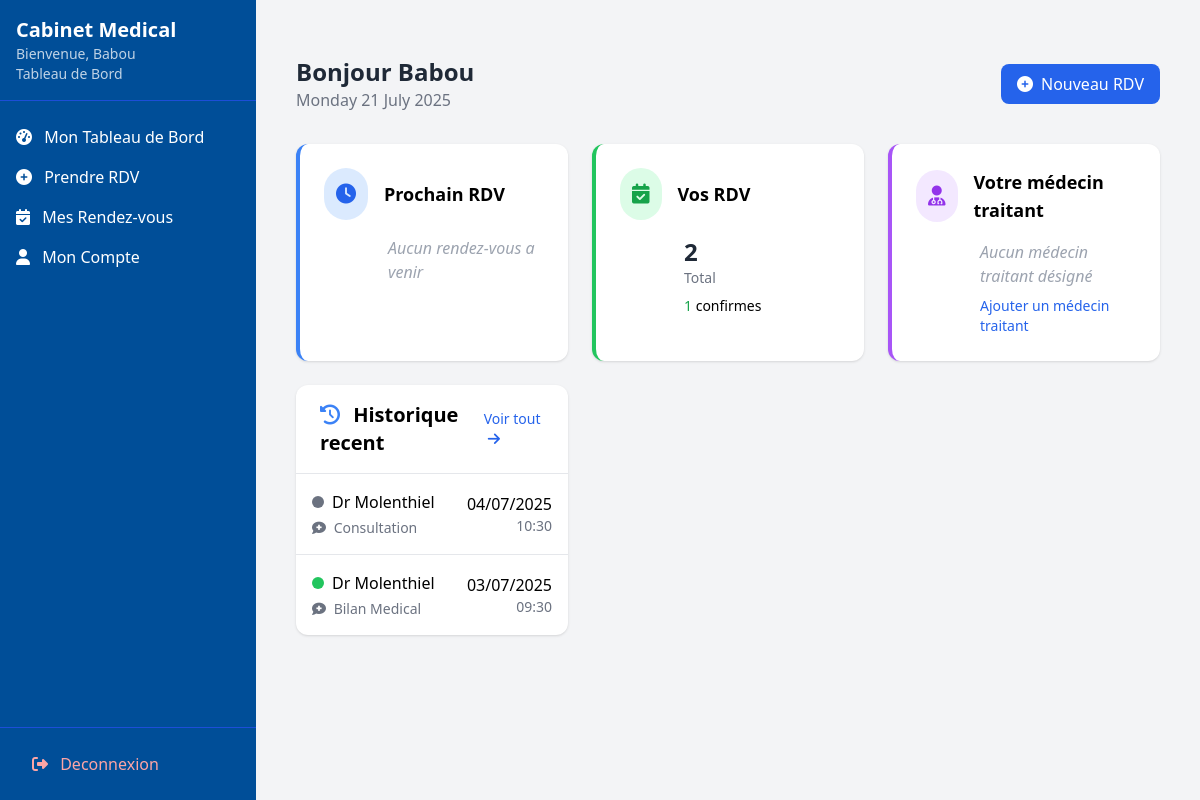
Before: /dashboard/patient/ (signed in) with the older database file.
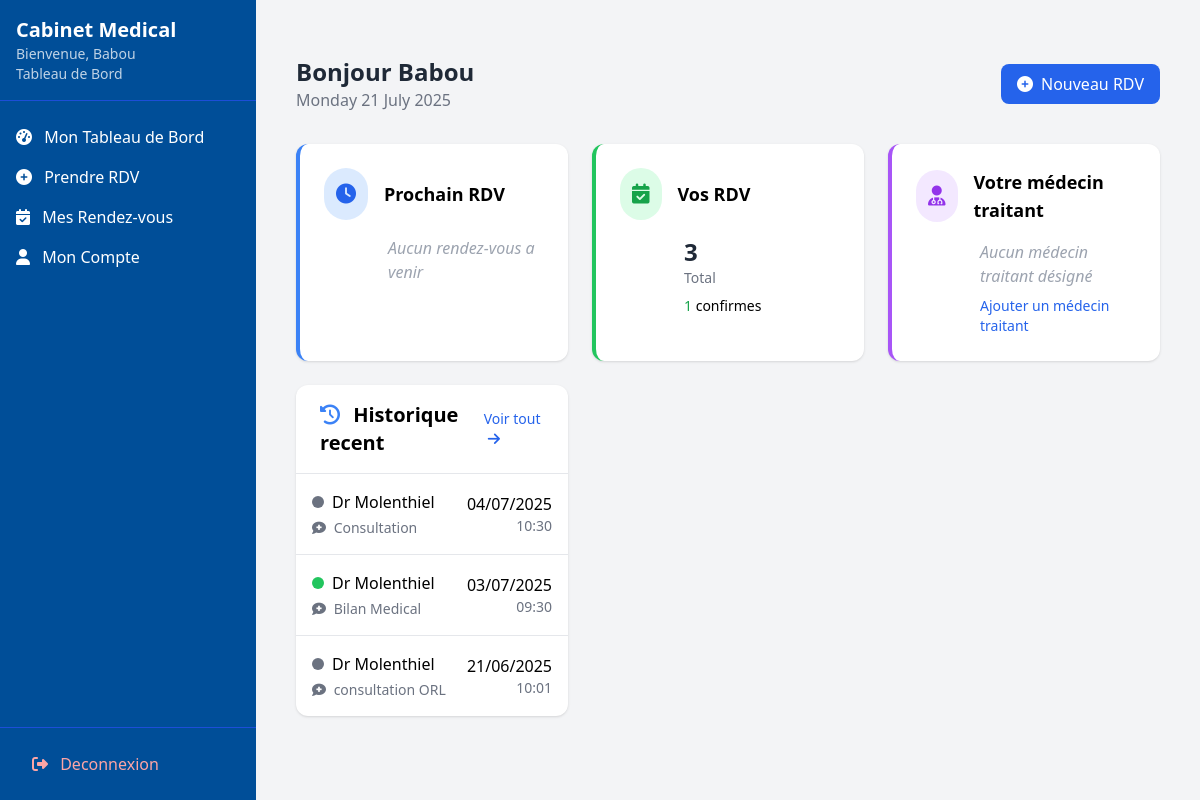
After: the same page with the newer database file.
### rendez_vous/models.py (models this page shows, shortened)
class RendezVous(models.Model):
    STATUT_CHOICES = [
        ('en_attente', 'En attente'),
        ('confirme', 'Confirmé'),
        ('refuse', 'Refusé'),
        ('annule', 'Annulé')
    ]
    docteur = models.ForeignKey(Docteur, on_delete=models.CASCADE, related_name='rendez_vous')
    patient = models.ForeignKey(Patient, on_delete=models.CASCADE, related_name='rendez_vous')
    titre = models.CharField(max_length=255)
    creneau = models.ForeignKey('CreneauHoraire', on_delete=models.CASCADE, null=True, blank=True)
    date = models.DateField()  #  conserver pour compatibilite
    heure = models.TimeField()  # conserver pour compatibilite
    statut = models.CharField(
        max_length=20,
        choices=STATUT_CHOICES,
        default='en_attente'
    )
    lieu = models.CharField(max_length=255, verbose_name="Lieu du rendez-vous")
    STATUT_CHOICES = [
        ('en_attente', 'En attente'),
        ('confirme', 'Confirmé'),
        ('refuse', 'Refusé'),
        ('annule', 'Annulé')
    ]
    docteur = models.ForeignKey(Docteur, on_delete=models.CASCADE, related_name='rendez_vous')
    patient = models.ForeignKey(Patient, on_delete=models.CASCADE, related_name='rendez_vous')
    titre = models.CharField(max_length=255)
    date = models.DateField()
    heure = models.TimeField()
    statut = models.CharField(
        max_length=20,
        choices=STATUT_CHOICES,
        default='en_attente'
    )
    lieu = models.CharField(max_length=255, verbose_name="Lieu du rendez-vous")
    class Meta:
        ordering = ['date', 'heure']
        verbose_name_plural = "Rendez-vous"

### utilisateurs/models.py (models this page shows, shortened)
class Docteur(models.Model):
    user = models.OneToOneField(User, on_delete=models.CASCADE, related_name='docteur_profile')
    specialite = models.ForeignKey(Specialite, on_delete=models.SET_NULL, null=True)
    est_approuve = models.BooleanField(default=False)  # Approuve par l'admin
    numero_licence = models.CharField(max_length=50, unique=True,null=True)
    bio = models.TextField(blank=True)
    experience = models.PositiveIntegerField(default=0)
    consultation_fee = models.DecimalField(max_digits=10, decimal_places=2, default=0.00)

class User(AbstractUser):
    username = None
    email = models.EmailField('email address', unique=True)
    nom = models.CharField(max_length=100)
    prenom = models.CharField(max_length=100)
    is_doctor_request = models.BooleanField(default=False)
    role = models.CharField(
        max_length=20,
        choices=[('patient', 'Patient'), ('docteur', 'Docteur'), ('admin', 'Administrateur')],
        default='patient'
    )
    telephone = models.CharField(max_length=20, blank=True, null=True)
    date_naiss = models.DateField(null=True, blank=True)
    adresse = models.TextField(blank=True)
    genre = models.CharField(max_length=1, choices=[('M', 'Masculin'), ('F', 'Féminin'), ('O', 'Autre')], blank=True)
    verification_code = models.CharField(max_length=6, null=True, blank=True)
    code_expires_at = models.DateTimeField(null=True, blank=True)  #  pour expiration
    USERNAME_FIELD = 'email'
    REQUIRED_FIELDS = ['nom', 'prenom']
    objects = UserManager()
    class Meta:
        db_table = 'utilisateurs_user'
    @property
    def docteur(self):
        """Propriete pour acceder au profil docteur de maniere coherente"""
        return self.docteur_profile
    @property
    def patient(self):
        return self.patient_profile

### utilisateurs/views.py (the view)
# urls.py: path('dashboard/patient/', views.patient_dashboard, name='patient_dashboard'),
@login_required
@user_passes_test(lambda u: u.role == 'patient')
def patient_dashboard(request):
    patient = request.user.patient
    today = timezone.now().date()
    context = {
        'next_rdv': RendezVous.objects.filter(
            patient=patient,
            date__gte=today,
            statut='confirme'
        ).order_by('date', 'heure').first(),
        'recent_rdvs': RendezVous.objects.filter(
            patient=patient
        ).order_by('-date', '-heure')[:5],
        'total_rdv': RendezVous.objects.filter(
            patient=patient
        ).count(),
        'rdv_confirmed': RendezVous.objects.filter(
            patient=patient,
            statut='confirme'
        ).count(),
        'main_doctor': patient.docteur if hasattr(patient, 'docteur') else None
    }
    return render(request, 'dashboard/patient_dashboard.html', context)

### templates/dashboard/patient_dashboard.html (shortened to what the changed rows need)
{% extends "base_dashboard.html" %}
{% load static %}
{% block content %}
<div class="container mx-auto px-4 py-8">
    <div class="flex justify-between items-center mb-8">
        <div>
            <h1 class="text-2xl font-bold text-gray-800">Bonjour {{ request.user.prenom}} </h1>
        </div>
    </div>
    <div class="grid grid-cols-1 md:grid-cols-3 gap-6 mb-8">
        <div class="bg-white rounded-xl shadow p-6 border-l-4 border-green-500">
            <div class="pl-16">
                <p class="text-2xl font-bold text-gray-800">{{ total_rdv }}</p>
                <p class="text-sm text-gray-500">Total</p>
                <p class="text-sm mt-2">
                    <span class="text-green-600">{{ rdv_confirmed }}</span> confirmes
                </p>
            </div>
        </div>
    <div class="grid grid-cols-1 gap-8">
        <div class="bg-white rounded-xl shadow overflow-hidden">
            <div class="px-6 py-4 border-b flex justify-between items-center">
                <h2 class="text-xl font-semibold">
                    <i class="fas fa-history mr-2 text-blue-500"></i>
                    Historique recent
                </h2>
            </div>
            <div class="divide-y">
                {% for rdv in recent_rdvs %}
                <div class="p-4 hover:bg-gray-50 transition-colors">
                    <div class="flex justify-between items-center">
                        <div>
                            <p class="font-medium flex items-center">
                                <span class="w-3 h-3 rounded-full mr-2
                                    {% if rdv.statut == 'confirme' %}bg-green-500
                                    {% elif rdv.statut == 'en_attente' %}bg-yellow-500
                                    {% else %}bg-gray-500{% endif %}"></span>
                                Dr {{ rdv.docteur.user.nom }}
                            </p>
                            <p class="text-sm text-gray-500 mt-1">
                                <i class="fas fa-comment-medical mr-1"></i>
                                {{ rdv.titre }}
                            </p>
                        </div>
                        <div class="text-right">
                            <p class="font-medium">{{ rdv.date|date:"d/m/Y" }}</p>
                            <p class="text-sm text-gray-500">{{ rdv.heure|time:"H:i" }}</p>
                        </div>
                    </div>
                </div>
                {% empty %}
                <div class="p-8 text-center text-gray-400">
                    <i class="far fa-calendar-plus text-3xl mb-2"></i>
                    <p>Aucun rendez-vous enregistre</p>
                </div>
                {% endfor %}
            </div>
        </div>
    </div>
</div>
{% endblock %}

Changed rows visible on the page:
added RendezVous: docteur.user.nom "Molenthiel", titre "consultation ORL", date "21/06/2025", heure "10:01"
Other visible differences:
{{ total_rdv }}: "2" → "3"
